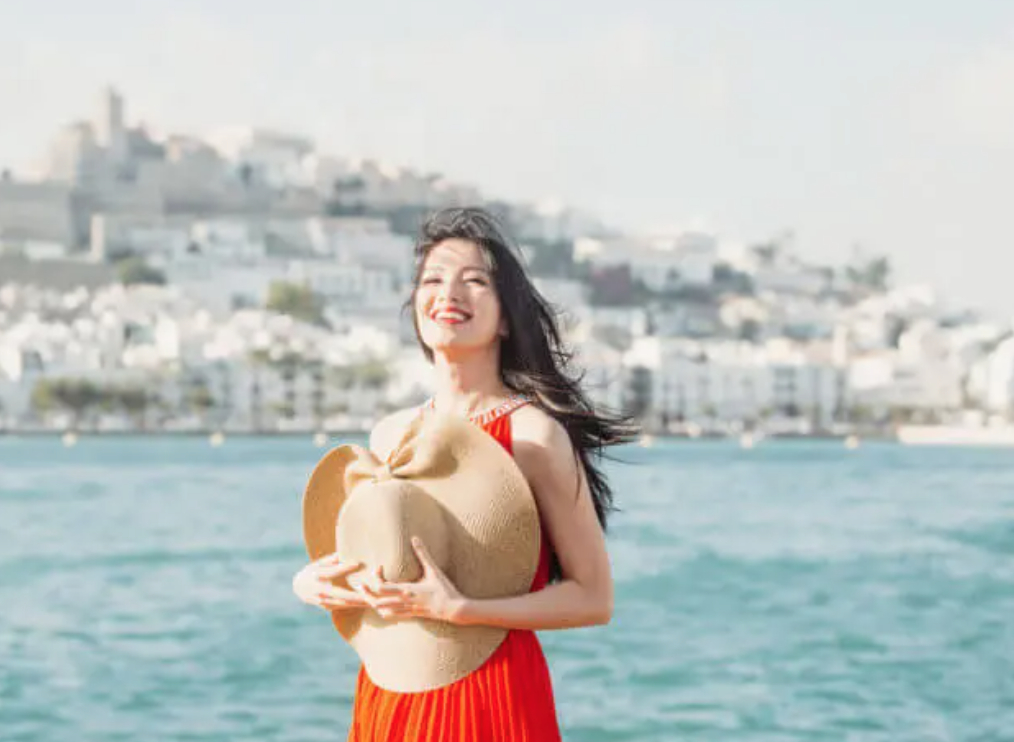
#> input picture Woman_at_Beach.png, 1014 x 742 px
$ jupyter execute Segmentation_by_Colors.ipynb
#> lines starting #> are read from the running program, lines starting #| are printed output that depends on the picture; after the words box and inside, x2 and y2 are one past the last pixel; in counts of white or black regions, pixels touching at a corner belong together
[cell 1]
import cv2
import numpy as np

# Load an image
image_path = 'Woman_at_Beach.png'
image = cv2.imread(image_path)
#> image is the input picture: shape (742, 1014, 3); mean B, G, R 191.1, 194, 190.5

# Convert the image to HSV color space
hsv_image = cv2.cvtColor(image, cv2.COLOR_BGR2HSV)
#> hsv_image: shape (742, 1014, 3); mean H, S, V 66.3, 33.4, 203.6

# Define the lower and upper bounds for the color you want to segment (e.g., red dress)
lower_bound = np.array([0, 15, 100], dtype=np.uint8)
upper_bound = np.array([20, 255, 255], dtype=np.uint8)

# Create a binary mask based on the color range
mask = cv2.inRange(hsv_image, lower_bound, upper_bound)
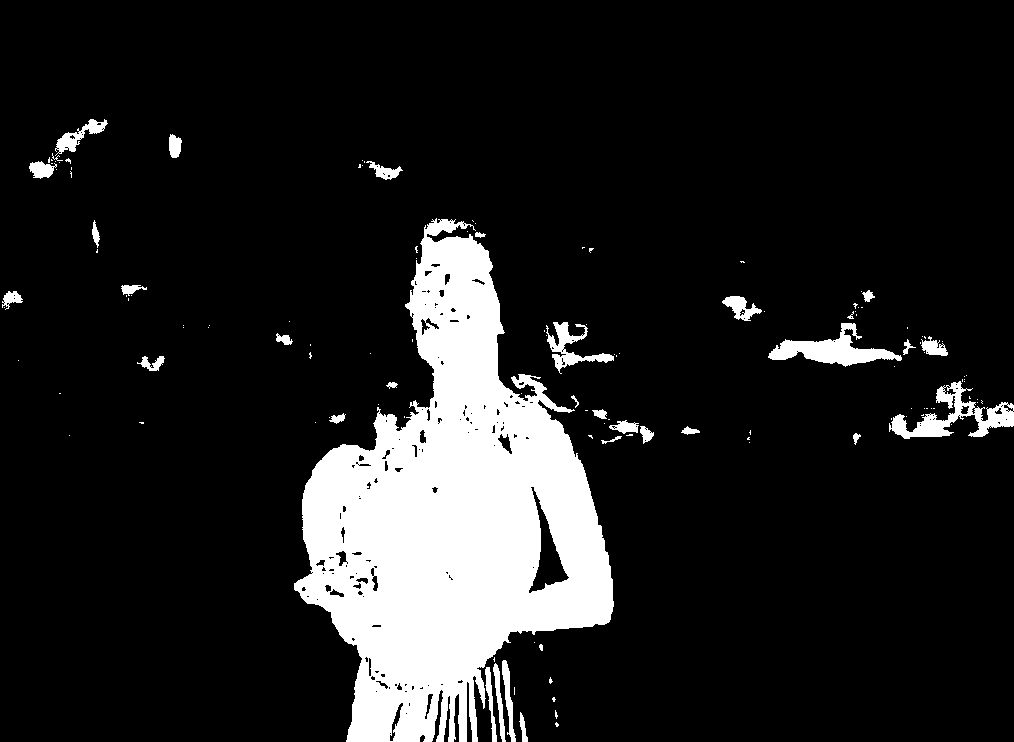
#> mask: shape (742, 1014); 12.9% white; 131 white regions (97 under 20 px)

# Find contours in the binary mask
contours, _ = cv2.findContours(mask, cv2.RETR_EXTERNAL, cv2.CHAIN_APPROX_SIMPLE)
#> contours = 131 contours, 101 with area under 20; largest, box (x1, y1, x2, y2) and area: (294, 218, 614, 742) 87263, (889, 381, 1014, 439) 2343, (768, 323, 902, 367) 2106, (546, 322, 614, 374) 917, (55, 119, 108, 156) 555

# Create a blank image to draw contours
contour_image = np.zeros_like(image)

# Draw contours in black and white on the blank image
cv2.drawContours(contour_image, contours, -1, (255), thickness=cv2.FILLED)
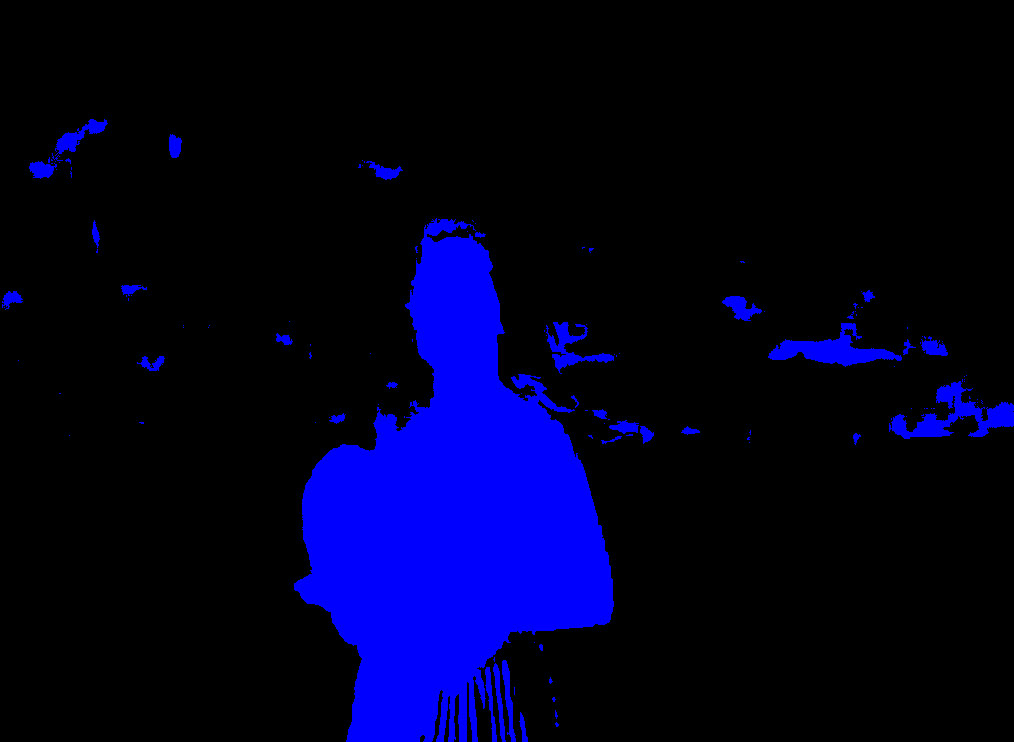
#> contour_image: shape (742, 1014, 3); mean of channels 0, 1, 2 34, 0, 0; drawn as B, G, R

# Create a blank image to paste the objects inside contours
output_image = np.zeros_like(image)

# Extract and paste each object based on the contours
for i, contour in enumerate(contours):
    # Create a mask for the current contour
    mask_contour = np.zeros_like(mask)
    cv2.drawContours(mask_contour, [contour], -1, 255, thickness=cv2.FILLED)

    # Extract the object using the mask
    object_extracted = cv2.bitwise_and(image, image, mask=mask_contour)

    # Paste the object into the output image
    output_image = cv2.add(output_image, object_extracted)
#> this loop made 131 passes
#> contour on passes 5, 12, 13, 17, 23, 24, 25, 28, 29, 30, 31, 32: [[514, 687], [514, 694]], [[534, 642]], [[749, 442]], [[69, 435]], [[951, 424]], [[604, 423]], [[315, 422]], [[608, 419], [609, 419]], [[891, 418], [891, 419]], [[329, 417]], [[906, 416]], [[404, 416], [404, 417]]
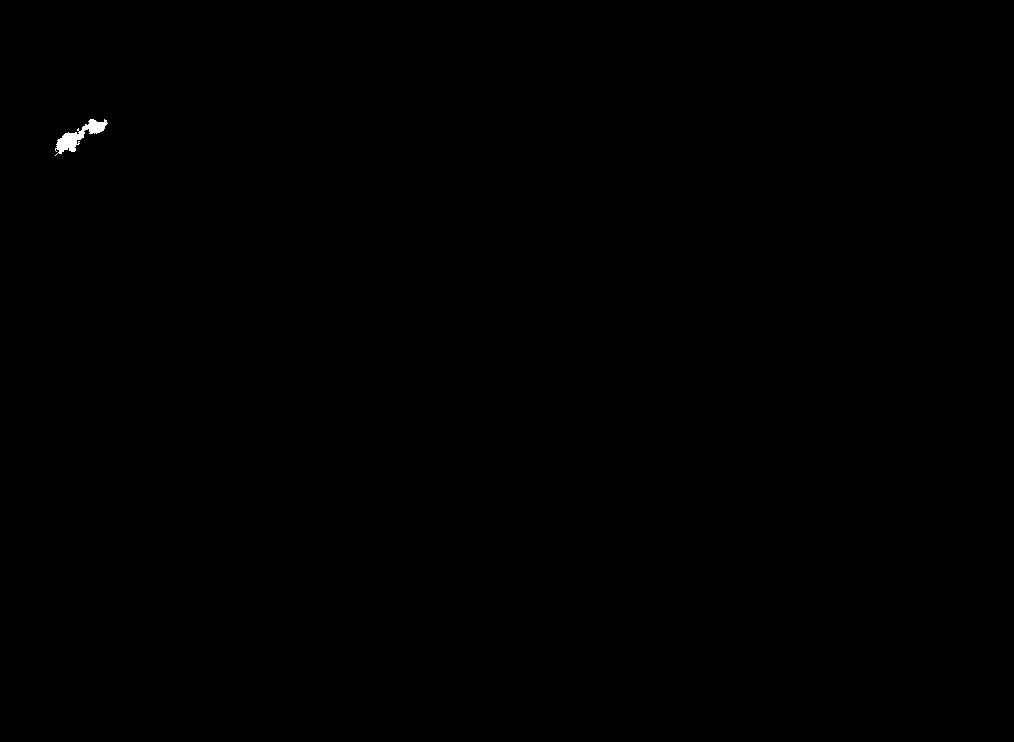
#> mask_contour: shape (742, 1014); 0.09% white; 1 white region, box (x1, y1, x2, y2) and area: (55, 119, 108, 156) 647
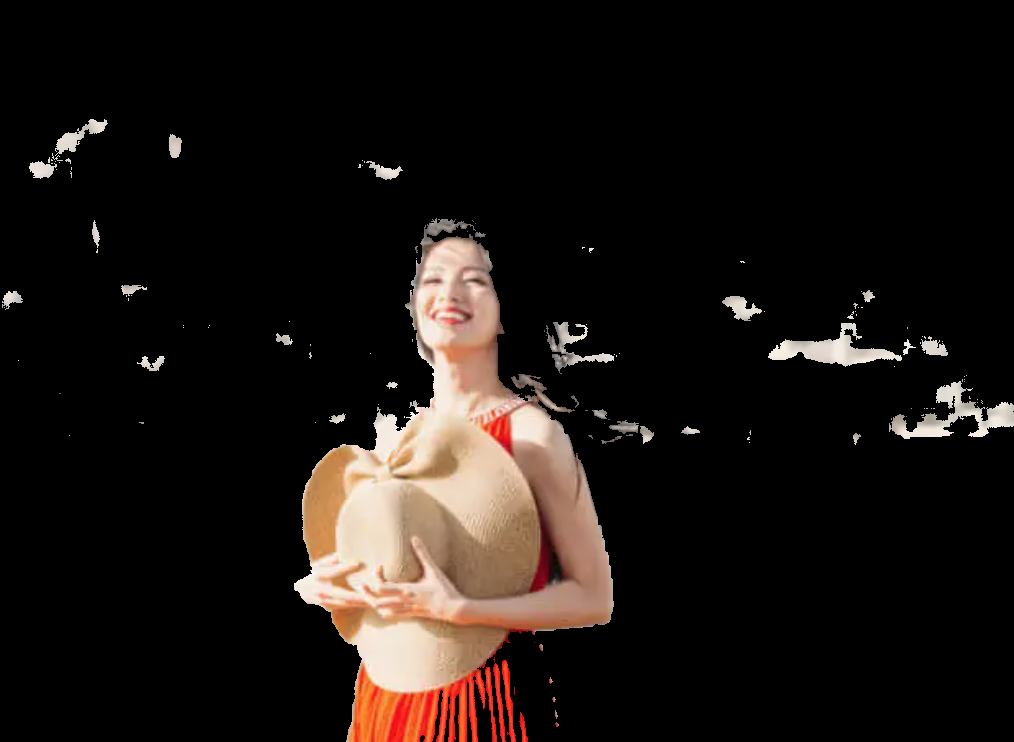
#> output_image: shape (742, 1014, 3); mean B, G, R 18, 21.3, 27.2

# Display the results
cv2.imshow('Contours', contour_image)
cv2.imshow('Objects Pasted Inside Contours', output_image)

cv2.waitKey(0)
cv2.destroyAllWindows()
